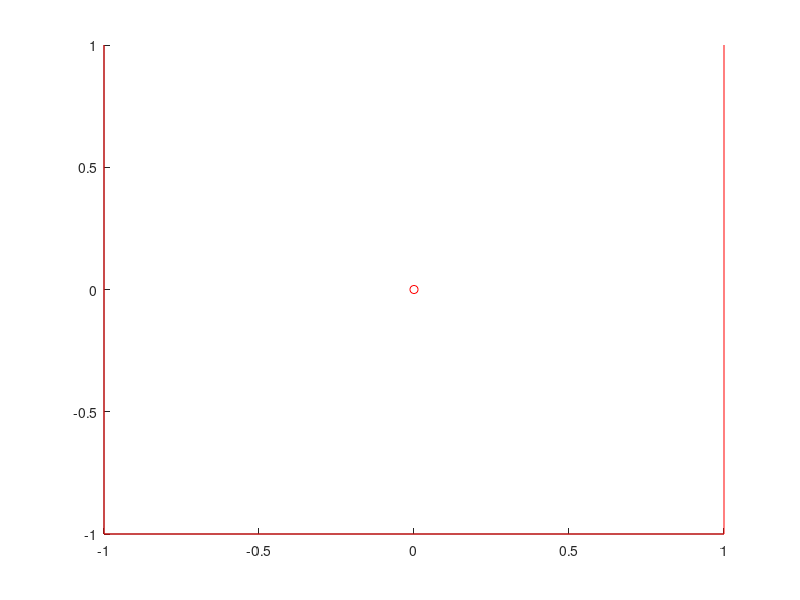

This chart was generated by the following MATLAB code:
% function [ points ] = drawfigure()
    % Create a plot
    figure();
    canvas = [1 1; 1 -1; -1 -1; -1 1];
    hold on
    plot(canvas(:, 1), canvas(:, 2), 'r-');
    plot(0, 0, 'ro');
    hold off;
    % Initialize an empty array to store the points
    global points;
    points = [];
    global mouse_down;
    mouse_down = false;
    % Set the callback functions for the plot
    set(gcf, 'WindowButtonMotionFcn', @dragCallback);
    set(gcf, 'WindowButtonUpFcn', @end_drag);
    set(gcf, 'WindowButtonDownFcn', @start_drag);
    set(gcf, 'KeyPressFcn', @check_key);
    % Wait for the user to finish dragging and close the plot
    disp('Drag over the plot to record points:');
    waitfor(gcf);
    disp('Recorded points:');
    disp(points);
    % Define a function to be called when the user drags the mouse over the plot
    function dragCallback(src, evt)
    global mouse_down;
    global points
    if mouse_down
    % Get the current point and add it to the array
    point = get(gca, 'CurrentPoint');
    disp(point(1,1:2));
    points = [points; point(1,1:2)];
    % Update the plot with the new point
    hold on
    plot(point(1,1), point(1,2), 'b*');
    hold off
    end
    end
    function start_drag(~, ~)
    global mouse_down;
    mouse_down = true;
    end
    % Define the function that clears the mouse-down flag
    function end_drag(~, ~)
    global mouse_down;
    global points
    mouse_down = false;
    % plot(points(:, 1), points(:, 2), 'b-');
    end

    % Define the function that checks if the "Enter" key is pressed
    function check_key(~, event)
        global points
        % Check if the "Enter" key is pressed
        if strcmp(event.Key, 'return')
            plot(points(:, 1), points(:, 2), 'b-');
        end
        points(:,1) = points(:,1) - points(1,1);
        points(:,2) = points(:,2) - points(1,2);
    end
% 
% end


